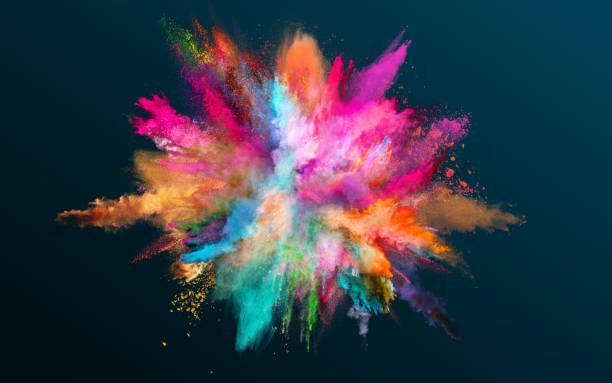
#> input picture Python (kopia)/Code_storage/Vidare inlärning/PIL/pic.jpg, 612 x 383 px
$ python 2_manipulation.py
#> lines starting #> are read from the running program, lines starting #| are printed output that depends on the picture
# Rotation, flipping, cropping and scaling aswell as creation of a thumbnail

from PIL import Image, ImageColor
import os
os.chdir(os.path.dirname(os.path.abspath(__file__)))

image = Image.open("pic.jpg")
#> image is the input picture: PIL image 612x383 RGB; mean R, G, B 52.8, 58.5, 72
inp = int(input())
#> the answer given: 3
if inp == 1:
    # image rotation                #expand = True för att expandera fottot vid rotering
    rotated_image = image.rotate(10, expand = True, fillcolor= ImageColor.getcolor("red", "RGB")) # sker motklocks
    rotated_image.show()                                # tar emot rgb

    # andra är
    # fillcolor, för färg i utkant      # fillcolor= (255, 0, 50))      ImageColor.getcolor("red", "RGB")
    # center var som rotaitoner roterar ifrån
elif inp == 2:
    # ta en del av bilden
    croped_image = image.crop((200,200, 400, 300)) # (x1, y1, x2, y2)
    croped_image.show()

elif inp == 3:
    # flippa bilden
    image_flip_horizontal = image.transpose(Image.Transpose.FLIP_LEFT_RIGHT)
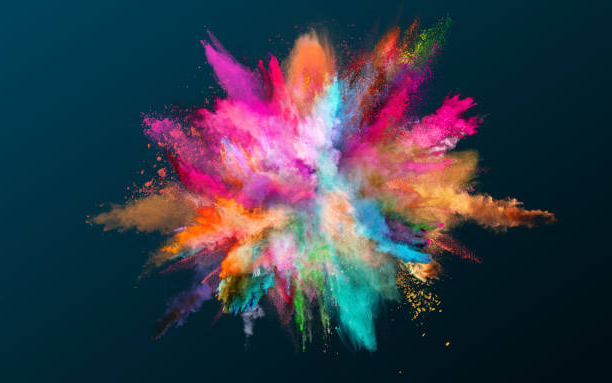
#> image_flip_horizontal: PIL image 612x383 RGB; mean R, G, B 52.8, 58.5, 72
    image_flip_horizontal = image.transpose(Image.Transpose.FLIP_TOP_BOTTOM)
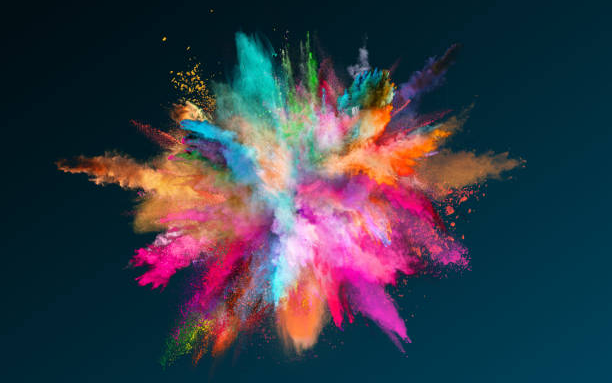
#> image_flip_horizontal: PIL image 612x383 RGB; mean R, G, B 52.8, 58.5, 72
    image_flip_horizontal = image.transpose(Image.Transpose.TRANSPOSE)
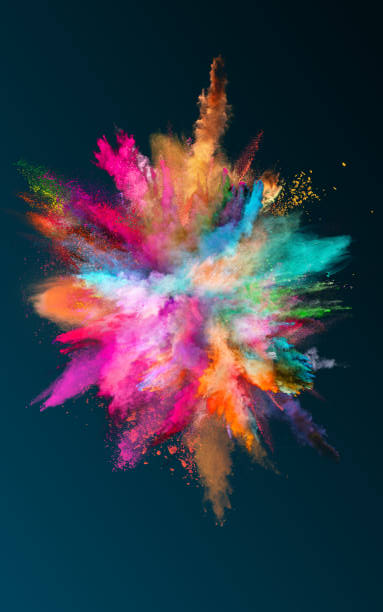
#> image_flip_horizontal: PIL image 383x612 RGB; mean R, G, B 52.8, 58.5, 72
    image_flip_horizontal.show()

elif inp == 4:
    # image resize
    resized_image = image.resize((600,1000)) # simple version

    scale_factor = 0.5
    resized_image = image.resize((int(float(image.size[0])*scale_factor), int(float(image.size[1])*scale_factor)))
    resized_image.show()
else:
    print("error. "+ str(inp))

$ run again, with Python (kopia)/Code_storage/Vidare inlärning/PIL/cat3.png saved as Python (kopia)/Code_storage/Vidare inlärning/PIL/pic.jpg
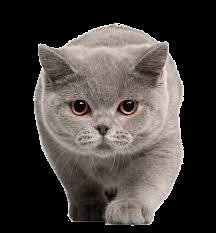
#> input picture Python (kopia)/Code_storage/Vidare inlärning/PIL/cat3.png, 216 x 233 px
#> image is the input picture: PIL image 216x233 RGB; mean R, G, B 68.1, 62.3, 59.4
#> `image_flip_horizontal = image.transpose(Image.Transpose.FLIP_TOP_BOTTOM)`:
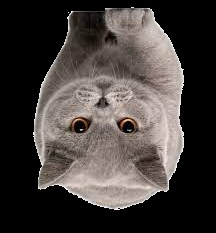
#> image_flip_horizontal: PIL image 216x233 RGB; mean R, G, B 68.1, 62.3, 59.4
#> `image_flip_horizontal = image.transpose(Image.Transpose.TRANSPOSE)`:
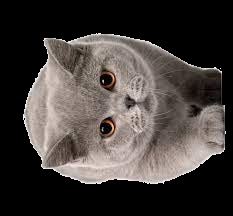
#> image_flip_horizontal: PIL image 233x216 RGB; mean R, G, B 68.1, 62.3, 59.4
